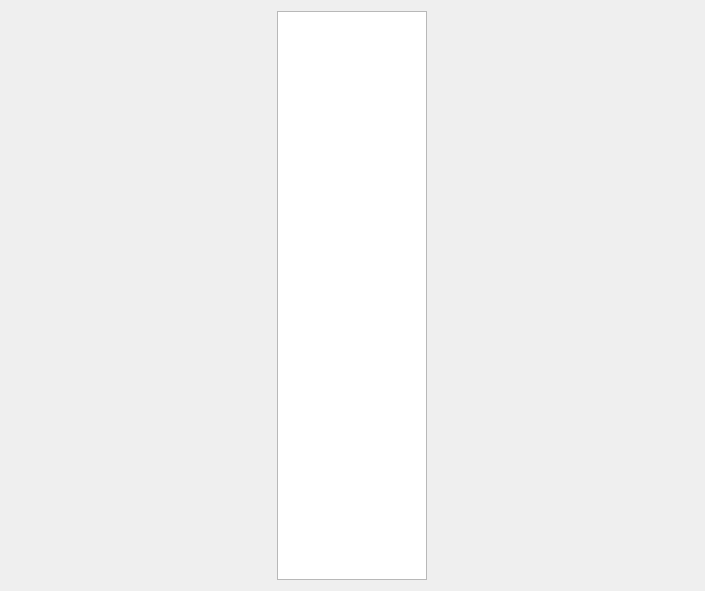
<?xml version="1.0" encoding="UTF-8"?>
<ui version="4.0">
 <class>Form</class>
 <widget class="QWidget" name="Form">
  <property name="geometry">
   <rect>
    <x>0</x>
    <y>0</y>
    <width>705</width>
    <height>591</height>
   </rect>
  </property>
  <property name="windowTitle">
   <string>Form</string>
  </property>
  <layout class="QHBoxLayout" name="horizontalLayout">
   <item>
    <layout class="QHBoxLayout" name="hlayout">
     <item>
      <widget class="QListWidget" name="selection_widget">
       <property name="maximumSize">
        <size>
         <width>150</width>
         <height>16777215</height>
        </size>
       </property>
      </widget>
     </item>
    </layout>
   </item>
  </layout>
 </widget>
 <resources/>
 <connections/>
</ui>
